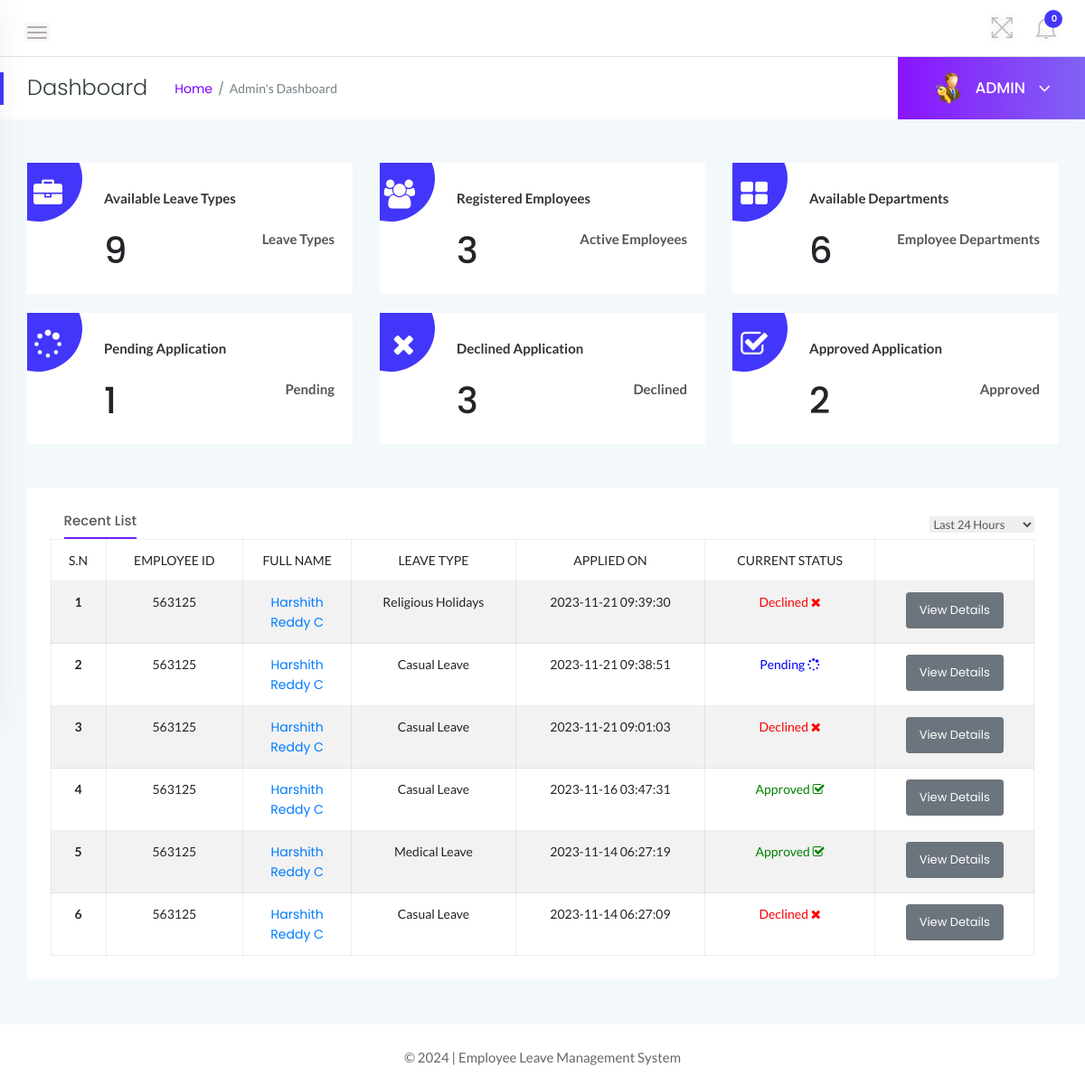
The app's page /admin/dashboard.php (signed in) with its own data.
### tables this page shows
CREATE TABLE `tblleaves` (
  `id` int(11) NOT NULL,
  `LeaveType` varchar(110) NOT NULL,
  `ToDate` varchar(120) NOT NULL,
  `FromDate` varchar(120) NOT NULL,
  `Description` mediumtext NOT NULL,
  `PostingDate` timestamp NOT NULL DEFAULT current_timestamp(),
  `AdminRemark` mediumtext DEFAULT NULL,
  `AdminRemarkDate` varchar(120) DEFAULT NULL,
  `Status` int(1) NOT NULL,
  `IsRead` int(1) NOT NULL,
  `empid` int(11) DEFAULT NULL
);

CREATE TABLE `tblemployees` (
  `id` int(11) NOT NULL,
  `EmpId` varchar(100) NOT NULL,
  `FirstName` varchar(150) NOT NULL,
  `LastName` varchar(150) NOT NULL,
  `EmailId` varchar(200) NOT NULL,
  `Password` varchar(180) NOT NULL,
  `Gender` varchar(100) NOT NULL,
  `Dob` varchar(100) NOT NULL,
  `Department` varchar(255) NOT NULL,
  `Address` varchar(255) NOT NULL,
  `City` varchar(200) NOT NULL,
  `Country` varchar(150) NOT NULL,
  `Phonenumber` char(11) NOT NULL,
  `Status` int(1) NOT NULL,
  `RegDate` timestamp NOT NULL DEFAULT current_timestamp()
);

### admin/dashboard.php (the view, shortened to what this page needs)
<?php
    if(strlen($_SESSION['alogin'])==0){
        header('location:index.php');
    } else {
?>
<!doctype html>
<html class="no-js" lang="en">
<head>
    <link rel="stylesheet" href="../assets/css/bootstrap.min.css">
    <link rel="stylesheet" href="../assets/css/font-awesome.min.css">
    <link rel="stylesheet" href="../assets/css/themify-icons.css">
    <link rel="stylesheet" href="../assets/css/metisMenu.css">
    <link rel="stylesheet" href="../assets/css/owl.carousel.min.css">
    <link rel="stylesheet" href="../assets/css/slicknav.min.css">
    <link rel="stylesheet" href="https://www.amcharts.com/lib/3/plugins/export/export.css" type="text/css" media="all" />
    <link rel="stylesheet" href="../assets/css/typography.css">
    <link rel="stylesheet" href="../assets/css/default-css.css">
    <link rel="stylesheet" href="../assets/css/styles.css">
    <link rel="stylesheet" href="../assets/css/responsive.css">
</head>
<body>
    <div class="page-container">
        <div class="main-content">
            <div class="header-area">
                <div class="row align-items-center">
                    <div class="col-md-6 col-sm-8 clearfix">
                        <div class="nav-btn pull-left">
                            <span></span>
                            <span></span>
                            <span></span>
                        </div>
                    </div>
                    <div class="col-md-6 col-sm-4 clearfix">
                        <ul class="notification-area pull-right">
                            <li id="full-view"><i class="ti-fullscreen"></i></li>
                            <?php include '../includes/admin-notification.php'?>
                        </ul>
                    </div>
                </div>
            </div>
            <div class="page-title-area">
                <div class="row align-items-center">
                    <div class="col-sm-6">
                        <div class="breadcrumbs-area clearfix">
                            <h4 class="page-title pull-left">Dashboard</h4>
                            <ul class="breadcrumbs pull-left">
                                <li><a href="dashboard.php">Home</a></li>
                                <li><span>Admin's Dashboard</span></li>
                            </ul>
                        </div>
                    </div>
                    <div class="col-sm-6 clearfix">
                        <div class="user-profile pull-right">
                            <img class="avatar user-thumb" src="../assets/images/admin.png" alt="avatar">
                            <h4 class="user-name dropdown-toggle" data-toggle="dropdown">ADMIN <i class="fa fa-angle-down"></i></h4>
                        </div>
                    </div>
                </div>
            </div>
            <div class="main-content-inner">
                <div class="sales-report-area mt-5 mb-5">
                    <div class="row">
                        <div class="col-md-4">
                            <div class="single-report mb-xs-30">
                                <div class="s-report-inner pr--20 pt--30 mb-3">
                                    <div class="icon"><i class="fa fa-briefcase"></i></div>
                                    <div class="s-report-title d-flex justify-content-between">
                                        <h4 class="header-title mb-0">Available Leave Types</h4>
                                    </div>
                                    <div class="d-flex justify-content-between pb-2">
                                        <h1><?php include 'counters/leavetype-counter.php'?></h1>
                                        <span>Leave Types</span>
                                    </div>
                                </div>
                            </div>
                        </div>
                        <div class="col-md-4">
                            <div class="single-report mb-xs-30">
                                <div class="s-report-inner pr--20 pt--30 mb-3">
                                    <div class="icon"><i class="fa fa-users"></i></div>
                                    <div class="s-report-title d-flex justify-content-between">
                                        <h4 class="header-title mb-0">Registered Employees</h4>
                                    </div>
                                    <div class="d-flex justify-content-between pb-2">
                                        <h1><?php include 'counters/emp-counter.php'?></h1>
                                        <span>Active Employees</span>
                                    </div>
                                </div>
                            </div>
                        </div>
                        <div class="col-md-4">
                            <div class="single-report">
                                <div class="s-report-inner pr--20 pt--30 mb-3">
                                    <div class="icon"><i class="fa fa-th-large"></i></div>
                                    <div class="s-report-title d-flex justify-content-between">
                                        <h4 class="header-title mb-0">Available Departments</h4>
                                    </div>
                                    <div class="d-flex justify-content-between pb-2">
                                        <h1><?php include 'counters/dept-counter.php'?></h1>
                                        <span>Employee Departments</span>
                                    </div>
                                </div>
                            </div>
                        </div>
                    </div>
                    <br>
                    <div class="row">
                        <div class="col-md-4">
                            <div class="single-report mb-xs-30">
                                <div class="s-report-inner pr--20 pt--30 mb-3">
                                    <div class="icon"><i class="fa fa-spinner"></i></div>
                                    <div class="s-report-title d-flex justify-content-between">
                                        <h4 class="header-title mb-0">Pending Application</h4>
                                    </div>
                                    <div class="d-flex justify-content-between pb-2">
                                        <h1><?php include 'counters/pendingapp-counter.php'?></h1>
                                        <span>Pending</span>
                                    </div>
                                </div>
                            </div>
                        </div>
                        <div class="col-md-4">
                            <div class="single-report mb-xs-30">
                                <div class="s-report-inner pr--20 pt--30 mb-3">
                                    <div class="icon"><i class="fa fa-times"></i></div>
                                    <div class="s-report-title d-flex justify-content-between">
                                        <h4 class="header-title mb-0">Declined Application</h4>
                                    </div>
                                    <div class="d-flex justify-content-between pb-2">
                                        <h1><?php include 'counters/declineapp-counter.php'?></h1>
                                        <span>Declined</span>
                                    </div>
                                </div>
                            </div>
                        </div>
                        <div class="col-md-4">
                            <div class="single-report">
                                <div class="s-report-inner pr--20 pt--30 mb-3">
                                    <div class="icon"><i class="fa fa-check-square-o"></i></div>
                                    <div class="s-report-title d-flex justify-content-between">
                                        <h4 class="header-title mb-0">Approved Application</h4>
                                    </div>
                                    <div class="d-flex justify-content-between pb-2">
                                        <h1><?php include 'counters/approvedapp-counter.php'?></h1>
                                        <span>Approved</span>
                                    </div>
                                </div>
                            </div>
                        </div>
                    </div>
                </div>
                <div class="row">
                    <div class="col-12">
                        <div class="card">
                            <div class="card-body">
							<div class="d-sm-flex justify-content-between align-items-center">
                                    <div class="trd-history-tabs">
                                        <ul class="nav" role="tablist">
                                            <li>
                                                <a class="active" data-toggle="tab" href="dashboard.php" role="tab">Recent List</a>
                                            </li>
                                        </ul>
                                    </div>
                                    <select class="custome-select border-0 pr-3">
                                        <option selected>Last 24 Hours</option>
                                    </select>
                                </div>
                                        <div class="single-table">
                                            <div class="table-responsive">
                                                <table class="table table-hover table-bordered table-striped progress-table text-center">
                                                <thead class="text-uppercase">
                                                <tr>
                                                        <td>S.N</td>
                                                        <td>Employee ID</td>
                                                        <td width="120">Full Name</td>
                                                        <td>Leave Type</td>
                                                        <td>Applied On</td>
                                                        <td>Current Status</td>
                                                        <td></td>
                                                    </tr>
                                                </thead>
                                                <tbody>
                                                <?php
                                                    $sql = "SELECT tblleaves.id as lid,tblemployees.FirstName,tblemployees.LastName,tblemployees.EmpId,tblemployees.id,tblleaves.LeaveType,tblleaves.PostingDate,tblleaves.Status from tblleaves join tblemployees on tblleaves.empid=tblemployees.id order by lid desc limit 7";
                                                    $query = $dbh -> prepare($sql);
                                                    $query->execute();
                                                    $results=$query->fetchAll(PDO::FETCH_OBJ);
                                                    $cnt=1;
                                                    if($query->rowCount() > 0){
                                                    foreach($results as $result)
                                                    {
                                                ?>
                                        <tr>
                                            <td> <b><?php echo htmlentities($cnt);?></b></td>
                                            <td><?php echo htmlentities($result->EmpId);?></td>
                                            <td><a href="update-employee.php?empid=<?php echo htmlentities($result->id);?>" target="_blank"><?php echo htmlentities($result->FirstName." ".$result->LastName);?></a></td>
                                            <td><?php echo htmlentities($result->LeaveType);?></td>
                                            <td><?php echo htmlentities($result->PostingDate);?></td>
                                            <td><?php $stats=$result->Status;
                                            if($stats==1){
                                             ?>
                                                 <span style="color: green">Approved <i class="fa fa-check-square-o"></i></span>
                                                 <?php } if($stats==2)  { ?>
                                                <span style="color: red">Declined <i class="fa fa-times"></i></span>
                                                 <?php } if($stats==0)  { ?>
                                            <span style="color: blue">Pending <i class="fa fa-spinner"></i></span>
                                            <?php } ?>
                                             </td>
                                            <td><a href="employeeLeave-details.php?leaveid=<?php echo htmlentities($result->lid);?>" class="btn btn-secondary btn-sm">View Details</a></td>
                                            </tr>
                                                <?php $cnt++;} }?>
                                            </tbody>
                                                </table>
                                            </div>
                                        </div>
                                        </div>
                        </div>
                    </div>
                </div>
                </div>
            </div>
            <?php include '../includes/footer.php' ?>
        </div>
</body>
</html>
<?php } ?>

### assets/css/responsive.css (style rules this page uses)
@media screen and (min-width: 1200px) and (max-width: 1440px) { .s-report-title { margin-bottom: 17px; } }
@media screen and (min-width: 1200px) and (max-width: 1440px) { .s-report-inner { padding-left: 73px; } }
@media screen and (min-width: 1200px) and (max-width: 1440px) { .s-report-title .header-title { font-size: 15px; } }
@media (min-width: 1200px) and (max-width: 1364px) { .nav-btn { position: fixed; z-index: 99; left: 363px; background: #303641; padding: 14px; top: 0; margin: 0; } }
@media (min-width: 1200px) and (max-width: 1364px) { .nav-btn span { background: #fffbfb; } }
@media (min-width: 1200px) and (max-width: 1364px) { .sbar_collapsed .nav-btn { position: initial; background: none; padding: 0; margin: 10px 30px 0 0; } }
@media (min-width: 1200px) and (max-width: 1364px) { .sbar_collapsed .nav-btn span { background: #b3aaaa; } }
@media (min-width: 1200px) and (max-width: 1364px) { .main-content-inner { padding: 0 15px 50px; } }
@media (min-width: 1200px) and (max-width: 1364px) { .page-container, .sbar_collapsed.page-container { padding-left: 0; } }

### records on screen
tblleaves: tblemployees.EmpId "563125", tblemployees.FirstName+LastName "Harshith Reddy C", LeaveType "Religious Holidays", PostingDate "2023-11-21 09:39:30", Status "Declined"
tblleaves: tblemployees.EmpId "563125", tblemployees.FirstName+LastName "Harshith Reddy C", LeaveType "Casual Leave", PostingDate "2023-11-21 09:38:51", Status "Pending"
tblleaves: tblemployees.EmpId "563125", tblemployees.FirstName+LastName "Harshith Reddy C", LeaveType "Casual Leave", PostingDate "2023-11-21 09:01:03", Status "Declined"
tblleaves: tblemployees.EmpId "563125", tblemployees.FirstName+LastName "Harshith Reddy C", LeaveType "Casual Leave", PostingDate "2023-11-16 03:47:31", Status "Approved"
tblleaves: tblemployees.EmpId "563125", tblemployees.FirstName+LastName "Harshith Reddy C", LeaveType "Medical Leave", PostingDate "2023-11-14 06:27:19", Status "Approved"
tblleaves: tblemployees.EmpId "563125", tblemployees.FirstName+LastName "Harshith Reddy C", LeaveType "Casual Leave", PostingDate "2023-11-14 06:27:09", Status "Declined"

### other values on screen
$unreadcount "0"
$leavtypcount "9"
$empcount "3"
$dptcount "6"
$leavtypcount "1"
$leavtypcount "3"
$leavtypcount "2"
